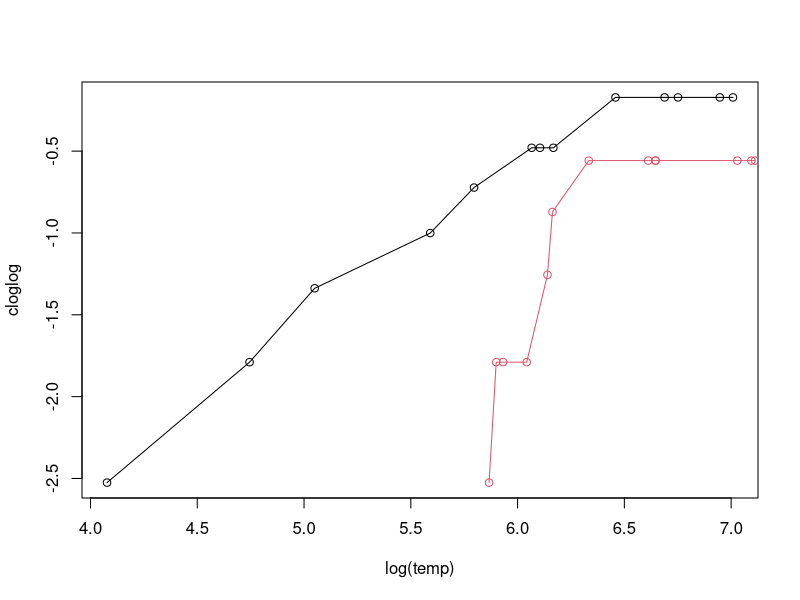

Write R code to recreate this figure.
# required_attributes: futime, fustat,rx
# Testing the weibull assumption:
# The estimated log log lines in the graph produced should be roughly
# straight if the Weibull model is appropriate.
library("survival")
tabular_data = ovarian
m=1
tabular_data.survfit<-survfit(Surv(tabular_data$futime, tabular_data$fustat==1)~tabular_data$rx,data=tabular_data)
n=tabular_data.survfit$strata[1]
temp<-tabular_data.survfit$time[m:n]
cloglog=log(-log(tabular_data.survfit$surv[m:n]))
file = paste("file_output_",as.numeric(Sys.time()),".png", sep="")
png(file = file)
plot(log(temp), cloglog, type ="o")
m=n+1
n=n+tabular_data.survfit$strata[2]
temp=tabular_data.survfit$time[m:n]
cloglog=log(-log(tabular_data.survfit$surv[m:n]))
lines(log(temp),cloglog,type="o",col=2)
dev.off()
fileResult <- file
